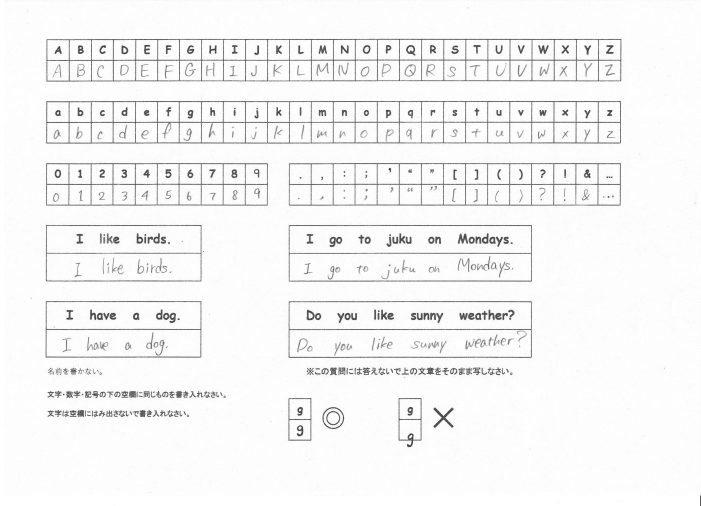
#> input picture BatchProcess/cleanDeskewd.jpg, 1402 x 1011 px, given in place of original.jpeg, which was not available (shown at 1/2 size)
$ jupyter execute --allow-errors 'Complete Process on Batches of Images.ipynb'   (text cells are left out)
#> lines starting #> are read from the running program, lines starting #| are printed output that depends on the picture; after the words box and inside, x2 and y2 are one past the last pixel; in counts of white or black regions, pixels touching at a corner belong together; pictures that were not available may be replaced by others from this repository, and a replacement may not be noted
[cell 1]
from PIL import Image
from pathlib import Path
from os import path
import numpy as np
import cv2
import imutils
from pprint import pprint

[cell 2]
# opencv colors, for convenience
BLUE = (255, 0, 0)
RED = (0, 0, 255)
GREEN = (0, 255, 0)
BLACK = (0, 0, 0)
PURPLE = (255, 0, 255)

[cell 3]
# Rename the image file
BATCH_DIR = Path("BatchProcess")
ORIGINAL = "original.jpeg"
img_path = Path(BATCH_DIR, ORIGINAL)
old = str(img_path)
old_name = str(img_path.name)
new_name = old_name.rstrip(str(img_path.suffix))

[cell 4]
# load the image and convert to grayscale
new_img = Image.open(img_path).convert("L") # L is grayscale or "luminance"

[cell 5]
# save it as a JPG
JPG_IMG = new_name+".jpg"
name = path.join(BATCH_DIR, JPG_IMG)
new_img.save(name)

[cell 6]
# downscale
SCALE_PERCENT = 10 # percent of original size

# open the JPG, not JPEG
img_path = Path(BATCH_DIR, JPG_IMG)
img_name = str(img_path)
img = cv2.imread(img_name, cv2.IMREAD_UNCHANGED)
#> img: shape (1011, 1402); min 22, max 255, mean 244.4

# calculate new size
width = int(img.shape[1] * SCALE_PERCENT / 100)
#> width = 140
height = int(img.shape[0] * SCALE_PERCENT / 100)
#> height = 101
new_size = (width, height)
#> new_size = (140, 101)

# downscale image
DOWNSCALED = "downscaled.jpg"
downscaled = cv2.resize(img, new_size, interpolation = cv2.INTER_AREA)
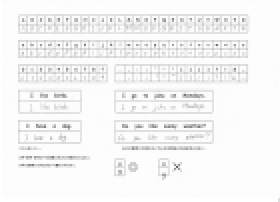
#> downscaled: shape (101, 140) (shown 2 times larger); min 99, max 255, mean 244.4
file_name = str(Path(BATCH_DIR, DOWNSCALED))
cv2.imwrite(file_name, downscaled)
#> Out = True

# print(f"Original: {img.nbytes} bytes, downscaled: {downscaled.nbytes} bytes")

[cell 7]
# load the downscaled image
img_path = Path(BATCH_DIR, DOWNSCALED)
img = Image.open(str(img_path))
#> img: PIL image 140x101 L
width = img.size[0]
height = img.size[1]

# rotate to landscape if needed, don't yet know rightsideup or upsidedown
if width < height:
    landscaped = img.rotate(90, expand=True)
LANDSCAPED = "landscaped.jpg"
file_name = str(Path(BATCH_DIR, LANDSCAPED))
#> (the rest of this cell did not finish here and is left out)

[cell 8]
# load template image
# the template image was selected manually by using the GIMP editor
TEMPLATE = "template.jpg"
img_path = Path(BATCH_DIR, TEMPLATE)
template = str(img_path)
template_img = cv2.imread(template, 1) #1 is grayscale enum flag
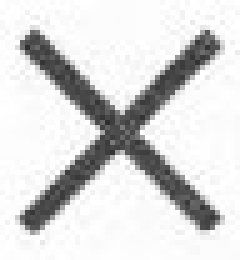
#> input picture template.jpg, 48 x 52 px, found by its file name (shown 5 times larger)
#> template_img is the input picture: shape (52, 48, 3); min 46, max 255, mean 216.4

[cell 9]
# load target image
img_path = Path(BATCH_DIR, LANDSCAPED)
target = str(img_path)
target_img = cv2.imread(target, 1) #1 is grayscale enum flag
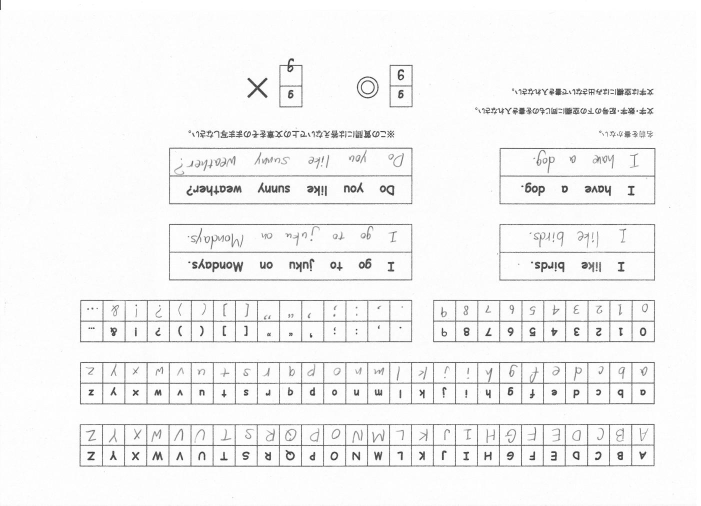
#> input picture BatchProcess/landscaped.jpg, 1402 x 1011 px (shown at 1/2 size)
#> target_img is the input picture: shape (1011, 1402, 3); min 18, max 255, mean 244.5

# find these dimensions in GIMP
#     cropping box to reduce target search area, looking for template
left = 845
top = 790
right = left + 100
bottom = top + 100

# get the target image area from the template to reduce computational expense
#    crop_img = img[y:y+h, x:x+w] #opencv's x and y are flipped
target_search_area = target_img[top:bottom, left:right]
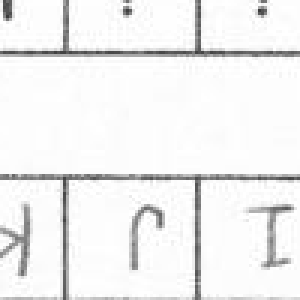
#> target_search_area: shape (100, 100, 3) (shown 3 times larger); min 59, max 255, mean 240.2

[cell 10]
# calculate the likelihood of a match
method = cv2.TM_SQDIFF_NORMED
result = cv2.matchTemplate(template_img, target_search_area, method)
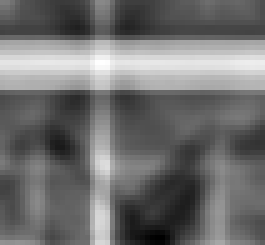
#> result: shape (49, 53) float32 (shown 5 times larger); min 0.0975, max 0.129, mean 0.111; drawn with min black and max white

# minimum squared difference
#    image similarity score is maxVal, which is what I need
mn, maxVal, mnLoc, maxLoc = cv2.minMaxLoc(result)
#> mn = 0.0975; maxVal = 0.129; mnLoc = (31, 47); maxLoc = (20, 12)

# exaggerate the values to make it easier to set a cutoff point
score = round((maxVal*100)**2)
#> score = 165
print(f"Template match score: {score}")
#| Template match score: 165

# flip and save in place
# 600 points seems to be a good cutoff, arbitrarily chosen for now
if score < 600:
    RIGHT_SIDE_UP = "rightSideUp.jpg"
    rightsideup = cv2.rotate(target_img, cv2.ROTATE_180)
    file_name = str(Path(BATCH_DIR, RIGHT_SIDE_UP))
    cv2.imwrite(file_name, rightsideup)
else:
    # no need to rotate or save as its already in the correct position.
    pass

[cell 11]
# load image
img_path = Path(BATCH_DIR, RIGHT_SIDE_UP)
img = cv2.imread(str(img_path))
#> img: shape (1011, 1402, 3); min 20, max 255, mean 244.5

# convert to grayscale, flip foreground and background
#    foreground is now "white" and the background is "black"
gray = cv2.cvtColor(img, cv2.COLOR_BGR2GRAY)
gray = cv2.bitwise_not(gray)

# threshold the image, setting all foreground pixels to 255 and all background pixels to 0
thresh = cv2.threshold(gray, 0, 255, cv2.THRESH_BINARY | cv2.THRESH_OTSU)[1]
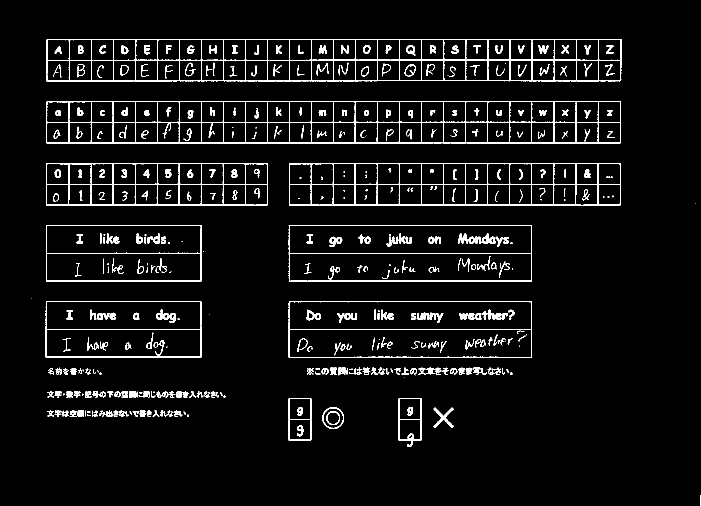
#> thresh: shape (1011, 1402) (shown at 1/2 size); 5.2% white in thin lines or dots, all inside (x1, y1, x2, y2) = (62, 78, 1402, 1011)

# grab the (x, y) coordinates of all pixel values that are greater than zero, then use these coordinates to
#    compute a rotated bounding box that contains all coordinates
coords = np.column_stack(np.where(thresh > 0))
#> coords = 73631 pairs, first value 78 to 1010, second value 62 to 1401
angle = cv2.minAreaRect(coords)[-1]
#> angle = -90

# the `cv2.minAreaRect` function returns values in the range [-90, 0); as the rectangle rotates clockwise the
#    returned angle trends to 0 -- in this special case we need to add 90 degrees to the angle
if angle < -45:
    angle = -(90 + angle)
#> angle = 0

# otherwise, just take the inverse of the angle to make it positive
else:
    angle = -angle
print(f"Angle skew: {angle}")
#| Angle skew: -0.0

# rotate the image to deskew it
(h, w) = img.shape[:2]
#> h = 1011; w = 1402
center = (w // 2, h // 2)
#> center = (701, 505)
M = cv2.getRotationMatrix2D(center, angle, 1.0)
#> M = [[1, 0, 0], [0, 1, 0]]

DESKEWD = "deskewd.jpg"
deskewd = cv2.warpAffine(img, M, (w, h), flags=cv2.INTER_CUBIC, borderMode=cv2.BORDER_REPLICATE)
deskewd_name = str(Path(BATCH_DIR, DESKEWD))
cv2.imwrite(deskewd_name, deskewd)
#> Out = True

# [4 lines of commented-out code are left out]

[cell 12]
# load image
img_path = Path(BATCH_DIR, DESKEWD)
file_name = str(img_path)
uppercase_img = cv2.imread(file_name)
#> uppercase_img is the input picture: shape (1011, 1402, 3); min 20, max 255, mean 244.5

# convert to grayscale
grayscaled = cv2.cvtColor(uppercase_img, cv2.COLOR_BGR2GRAY)

# bilateralFilter reduces noise while preserving boundaries
bilateral_filtered = cv2.bilateralFilter(grayscaled, 11, 17, 17)
BILATERAL_FILTERED = "bilateralFiltered.jpg"
file_name = str(Path(BATCH_DIR, BILATERAL_FILTERED))
cv2.imwrite(file_name, bilateral_filtered)
#> Out = True


#### Dont' use this image going forward. It has the cleanest image (noise reduced) which tricks Canny into ignoring the important borders
#### Use the deskewd image...
# base_image = bilateral_filtered.copy()

[cell 13]
# invert the image for making bounding boxes
BILATERAL_FILTER_INVERTED = "bilateralFilteredInverted.jpg"
# bilateral_filter_inverted = cv2.bitwise_not(gray)
bilateral_filter_inverted = cv2.bitwise_not(bilateral_filtered)
file_name = str(Path(BATCH_DIR, BILATERAL_FILTER_INVERTED))
cv2.imwrite(file_name, bilateral_filter_inverted)
#> Out = True

[cell 14]
# get edges
CANNY = "canny.jpg"
canny_edges = cv2.Canny(bilateral_filter_inverted, 30, 200)
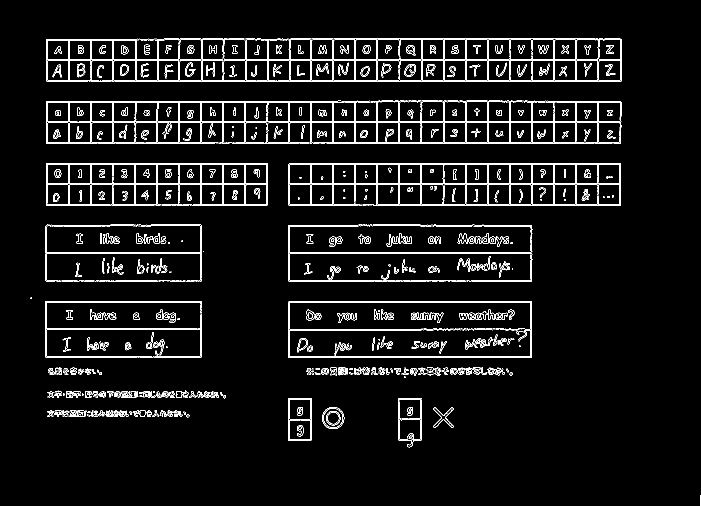
#> canny_edges: shape (1011, 1402) (shown at 1/2 size); 5% white in thin lines or dots, all inside (x1, y1, x2, y2) = (61, 77, 1402, 1011)
file_name = str(Path(BATCH_DIR, CANNY))
cv2.imwrite(file_name, canny_edges)
#> Out = True

[cell 15]
# find contours in the edged image, keep only the largest ones, and initialize our screen contour
contours = cv2.findContours(canny_edges.copy(), cv2.RETR_TREE, cv2.CHAIN_APPROX_SIMPLE)
#> contours = 1598 contours, 842 with area under 20; largest, box (x1, y1, x2, y2) and area: (577, 602, 1064, 716) 54918, (577, 602, 1064, 716) 54332, (577, 326, 1242, 412) 53673, (491, 201, 1243, 288) 48032, (92, 201, 682, 288) 21173
contours = imutils.grab_contours(contours) # convenience function (really simple, see https://github.com/jrosebr1/imutils/blob/master/imutils/convenience.py)
contours = sorted(contours, key = cv2.contourArea, reverse=True)[:10]
#> contours = 10 contours; largest, box (x1, y1, x2, y2) and area: (577, 602, 1064, 716) 54918, (577, 602, 1064, 716) 54332, (577, 326, 1242, 412) 53673, (491, 201, 1243, 288) 48032, (92, 201, 682, 288) 21173
# print(f"Contours found: {len(contours)}")
# print(f"Length of first contour: {len(contours[0])}")
# print(type(contours))

[cell 16]
# convenience functions
def four_corners(box):
    xs = [el[0][0] for el in box]
    ys = [el[0][1] for el in box]
    x_min = min(xs)
    x_max = max(xs)
    y_min = min(ys)
    y_max = max(ys)
    return (x_min, x_max, y_min, y_max)

def area(corners):
    return (corners[1] - corners[0]) * (corners[3] - corners[2])

[cell 17]
boxes = {}
#> (the rest of this cell did not finish here and is left out)

[cell 18]
# the minmax across all the box corners
xmin = min([values["corners"][0] for box, values in boxes.items()])
#> xmin = 577
xmax = max([values["corners"][1] for box, values in boxes.items()])
#> xmax = 1063
ymin = min([values["corners"][2] for box, values in boxes.items()])
#> ymin = 602
ymax = max([values["corners"][3] for box, values in boxes.items()])
#> ymax = 715

# print(xmin, xmax, ymin, ymax)

[cell 19]
# crop the image using the minmax of all the contours
#    need some padding for the auto crop of the 8 major sections... It's too strict
padding = 10
left = xmin - padding
#> left = 567
top = ymin - padding
#> top = 592
right = xmax + padding
#> right = 1073
bottom = ymax + padding
#> bottom = 725

# get the target image from the template
#     crop_img = img[y:y+h, x:x+w] #opencv's x and y are flipped
CROPPED = "cropped.jpg"
cropped = deskewd[top:bottom, left:right]
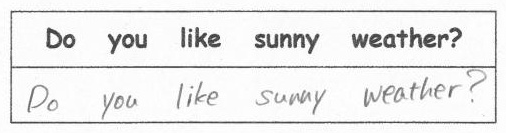
#> cropped: shape (133, 506, 3); min 44, max 255, mean 235.5
# cropped = clean_deskewd[top:bottom, left:right]
file_name = str(Path(BATCH_DIR, CROPPED))
cv2.imwrite(file_name, cropped)
#> Out = True

[cell 20]
# these are the box boundaries for each section, found manually using GIMP
left = 0
x1 = 330
x2 = 470
x3 = 990
right = cropped.shape[1]  # image width
#> right = 506

top = 0
y1 = 110
y2 = 230
y3 = 360
y4 = 510
bottom = cropped.shape[0]  # image height
#> bottom = 133

right, bottom
#> Out = (506, 133)
